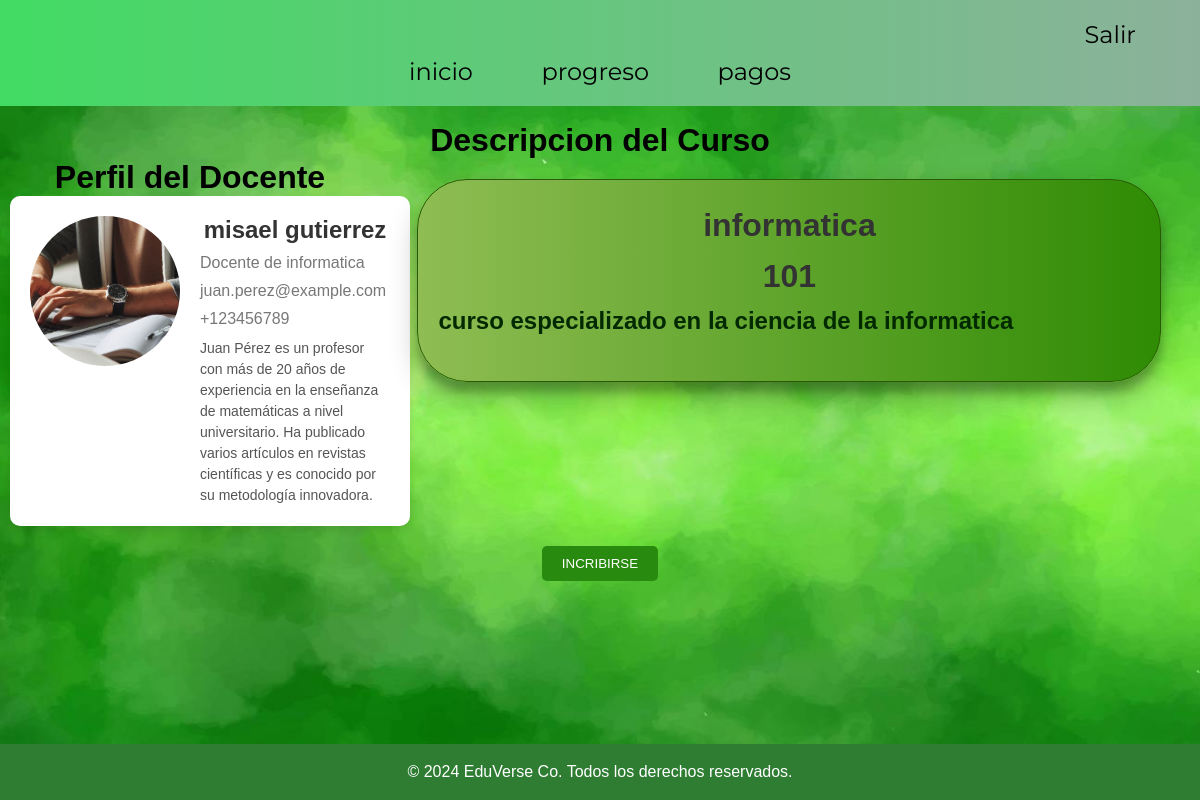
The page /detalle/101 on the database its author committed.
### tables this page shows
CREATE TABLE docente(
            carnet_doc INTEGER PRIMARY KEY,
            nombre TEXT NOT NULL,
            apellido TEXT NOT NULL,
            titulo TEXT NOT NULL,
            username TEXT NOT NULL,
            password TEXT NOT NULL
        );

CREATE TABLE curso(
            codigo INTEGER PRIMARY KEY,
            nombre TEXT NOT NULL,
            descripcion TEXT NOT NULL,
            ci_docente INTEGER NOT NULL,
            FOREIGN KEY(ci_docente) REFERENCES docente(carnet_doc)
            
        );

### app.py (the view)
@app.route('/detalle/<int:codigo>')
def ver_dato(codigo):
    conn = sqlite3.connect('kronos.db')
    conn.row_factory =  sqlite3.Row
    cursor = conn.execute('SELECT * FROM curso WHERE codigo = ?', (codigo,))
    envio = cursor.fetchone()
    doc = conn.execute('SELECT ci_docente FROM curso WHERE codigo = ?', (codigo,))
    ci_docente = doc.fetchone()['ci_docente']
    aux1 = conn.execute('SELECT * FROM docente WHERE carnet_doc = ?', (ci_docente,))
    dato_doc = aux1.fetchone()
    conn.close()
    return render_template('cursos.html', ecod=envio, d_doc=dato_doc)

### templates/cursos.html (shortened to what this page needs)
{% extends "base.html" %}
{% block content %}
<body>
    <center><h1>Descripcion del Curso</h1></center>
    <div class="bloque2">
        <h1>Perfil del Docente</h1>
            <div class="docente-container">
                <img src="/static/images/fondo4.png" alt="Foto del Docente" class="docente-img">
                <div class="docente-info">
                    <h1 class="docente-nombre"> {{d_doc[1]}}  {{d_doc[2]}}</h1>
                    <p class="docente-departamento">Docente de {{ecod[1] }}</p>
                    <p class="docente-email">juan.perez@example.com</p>
                    <p class="docente-telefono">+123456789</p>
                    <p class="docente-biografia">Juan Pérez es un profesor con más de 20 años de experiencia en la enseñanza de matemáticas a nivel universitario. Ha publicado varios artículos en revistas científicas y es conocido por su metodología innovadora.</p>
                </div>
            </div>
</div>
    <div class="bloque1">
        <div class="bloque-texto">
        <h1>{{ ecod[1] }}</h1>
        <h1>{{ ecod[0] }}</h1>
        <h2>{{ ecod[2] }}</h2>
    </div>
    </div>
    <center><button onclick="window.location.href='/cur'" class="cerrar-btn"> INCRIBIRSE</button></center>
</body>
{% endblock %}

### static/css/styles.css (style rules this page uses)
body { font-family: Arial, sans-serif; background-image: url('/static/images/fondo3.jpg'); background-size: cover; background-repeat: no-repeat; margin: 0; min-height: 100vh; position: relative; }
h1 { text-align: center; margin: 0; }
h2, h3 { color: #080101; }
.bloque-texto { width: 90%; margin: 20px auto; padding: 20px; background: #0a853d; background: -webkit-linear-gradient(to right, #377432, #67925c); background: linear-gradient(to right, #8fbd53, #2f8b04); border: 1px solid #2a5a03; border-radius: 50px; box-shadow: 2px 2px 5px rgba(189, 27, 27, 0.1); font-family: Arial, sans-serif; line-height: 1.6; color: #333; box-shadow: 0 14px 28px rgba(0,0,0,0.25), 0 10px 10px rgba(0,0,0,0.22); }
.bloque-texto h2 { margin-top: 0; color: #022902; }
.cerrar-btn { background-color: #288a0f; color: white; border: none; padding: 10px 20px; border-radius: 5px; cursor: pointer; margin-top: 20px; }
.bloque2 { width: 30%; display: inline-block; vertical-align: top; margin-left: 10px; margin-right: 10px; }
.bloque1 { width: 65%; display: inline-block; vertical-align: top; margin-right: 10px; margin-left: 15px; align-content: end; }
.docente-container { background-color: #fff; border-radius: 10px; box-shadow: 0 4px 8px rgba(0, 0, 0, 0.1); display: flex; padding: 20px; max-width: 800px; width: 100%; }
.docente-img { border-radius: 50%; height: 150px; width: 150px; object-fit: cover; margin-right: 20px; }
.docente-info { display: flex; flex-direction: column; justify-content: center; }
.docente-nombre { color: #333; margin: 0 0 10px; font-size: 24px; }
.docente-departamento, .docente-email, .docente-telefono { color: #777; margin: 0 0 10px; font-size: 16px; }
.docente-biografia { color: #555; margin: 0; font-size: 14px; line-height: 1.5; }

### rows shown on the page
docente: nombre "misael", apellido "gutierrez"
curso: nombre "informatica", codigo "101", descripcion "curso especializado en la ciencia de la informatica"
